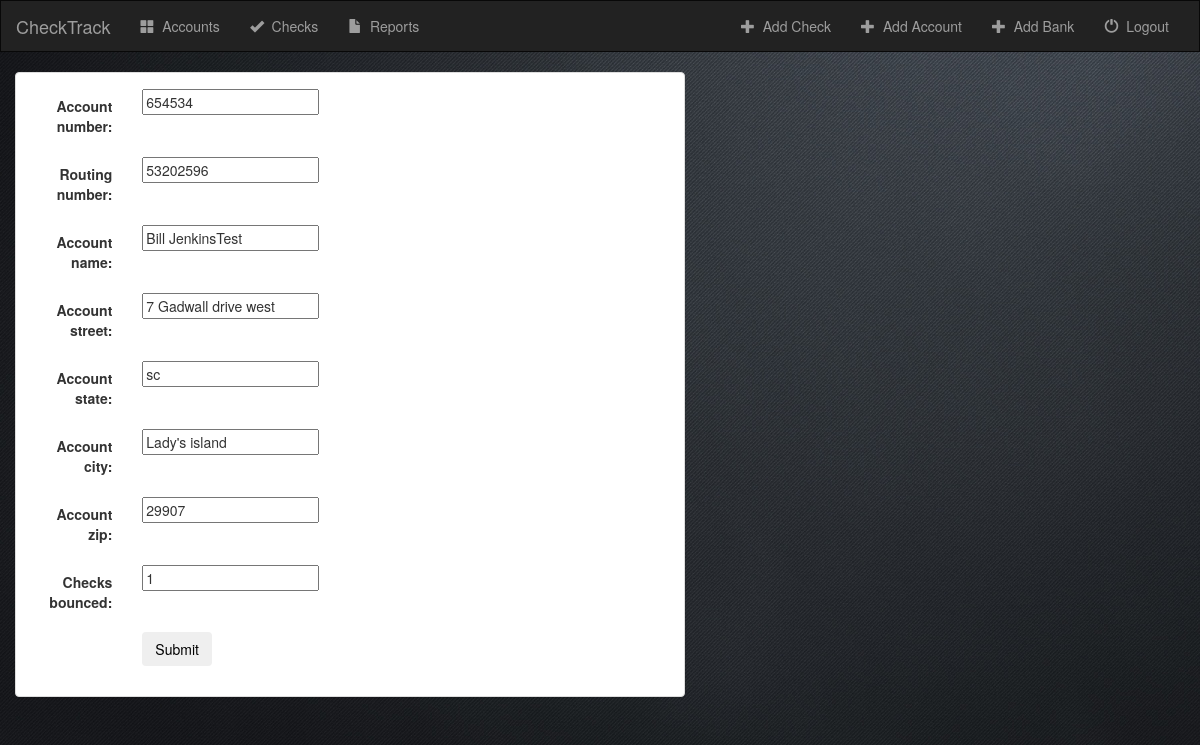
The page /check/accounts/account-update/1/ on the database as committed earlier.
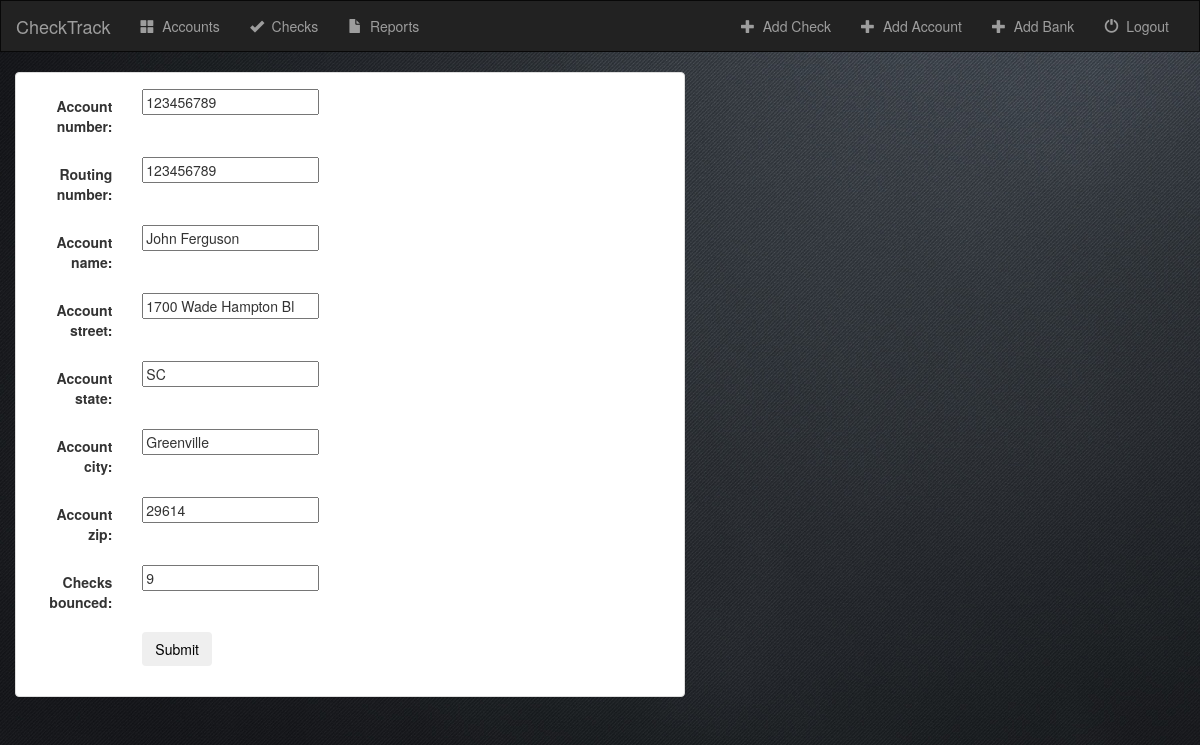
The same page on the database as committed later.
### check/models.py (models this page shows, shortened)
class Account(models.Model):
    acount_store = models.ForeignKey('Store', on_delete=models.CASCADE)
    bank = models.ForeignKey('Bank', on_delete=models.CASCADE)
    account_number = models.IntegerField(max_length=10)
    routing_number = models.IntegerField(max_length=10)
    account_name = models.CharField(max_length=20)
    account_street = models.CharField(max_length=50)
    account_state = models.CharField(max_length=20)
    account_city = models.CharField(max_length=20)
    account_zip = models.CharField(max_length=10)
    checks_bounced = models.IntegerField(max_length=1)

### check/views.py (the view)
# urls.py: url(r'accounts/account-update/(?P<pk>[0-9]+)/$', views.AccountUpdate.as_view(), name="account-update"),
class AccountUpdate(UpdateView):
    model = Account
    fields = ['account_number', 'routing_number', 'account_name', 'account_street', 'account_state', 'account_city', 'account_zip', 'checks_bounced']

### check/templates/check/account_form.html (shortened to what this page needs)
{% extends 'check/base.html' %}
{% block body %}
<div class="container-fluid">
    <div class="row">
        <div class="col-sm-13 col-md-7">
            <div class="panel panel-default">
                <div class="panel-body">
                    <form class="form-horizontal" action="" method="post" enctype="multipart/form-data">
                        {% include 'check/form-template.html' %}
                        <div class="form-group">
                            <div class="col-sm-offset-2 col-sm-10">
                                <button type="submit" class="btn btn-secondary" style="color:rgb(0, 0, 0);">Submit</button>
                            </div>
                        </div>
                    </form>
                </div>
            </div>
        </div>
    </div>
</div>
{% endblock %}

### check/templates/check/form-template.html (shortened to what this page needs)
{% for field in form %}
    <div class="form-group">
        <div class="col-sm-offset-2 col-sm-10">
        </div>
        <label class="control-label col-sm-2" style="color:rgb(51, 51, 51);">{{ field.label_tag }}</label>
        <div class="col-sm-10" style="color:rgb(51, 51, 51);">{{ field }}</div>
    </div>
{% endfor %}

Rows that differ between the two databases and show on the page:
changed Account: account_number "654534" → "123456789"; routing_number "53202596" → "123456789"; account_name "Bill JenkinsTest" → "John Ferguson"; account_street "7 Gadwall drive west" → "1700 Wade Hampton Bl"; account_state "sc" → "SC"; account_city "Lady's island" → "Greenville"; account_zip "29907" → "29614"; checks_bounced "1" → "9"
